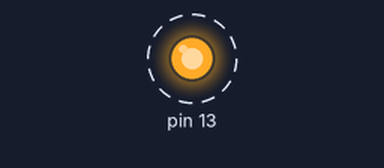
The sketch below on a simulated Arduino Uno, built with avr-gcc and run on an emulated ATmega328P. Parts: output pins drawn as LEDs (lit = HIGH). Dashed ring = blinking.

Above: at 0.02 s.
Timing chart, 0 to 3.0 s (numbered marks = the images above):
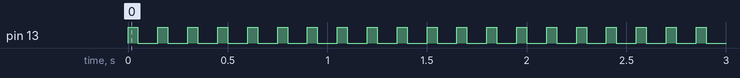

Measured:
- by itself, pin 13: alternates HIGH for 0.05 s and LOW for 0.10 s

The sketch:

TestArduino.ino
```cpp
#include <TinyGPS++.h>
#include <SoftwareSerial.h>

// Choose two Arduino pins to use for software serial
int RXPin = 2;
int TXPin = 3;

int GPSBaud = 9600;

// Create a TinyGPS++ object
TinyGPSPlus gps;

void setup() {
  // put your setup code here, to run once:
  pinMode(13, OUTPUT);
}


void loop() {
  // put your main code here, to run repeatedly:
  digitalWrite(13, HIGH);
  delay(50);
  digitalWrite(13, LOW);
  delay(100);
}
```
